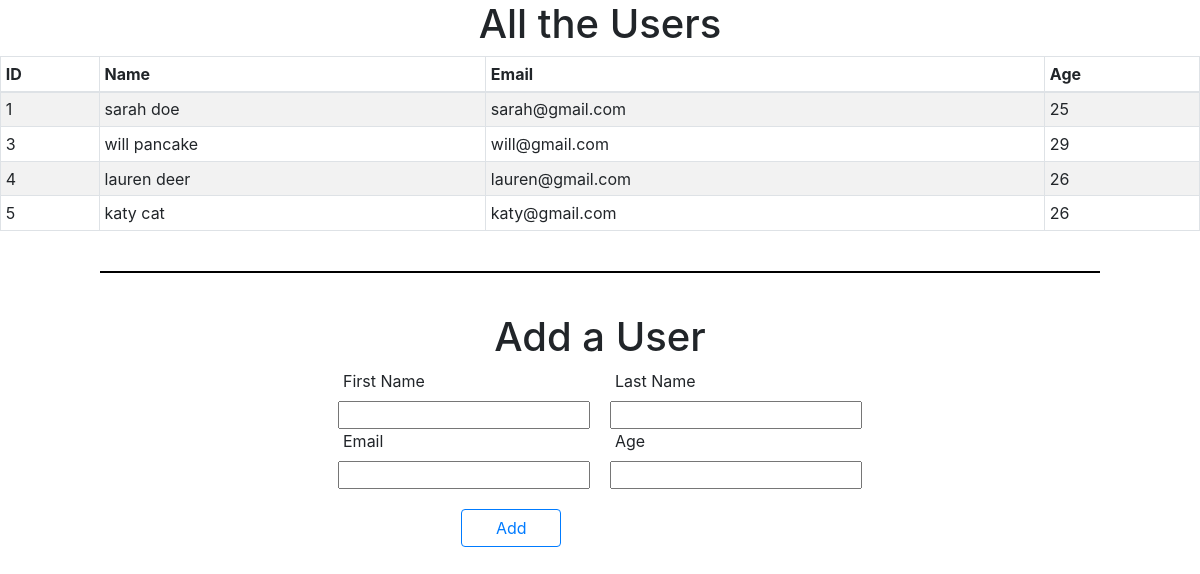
The page / on the database its author committed.
### users_app/models.py (models this page shows, shortened)
class User (models.Model):
    first_name = models.CharField(max_length=30)
    last_name = models.CharField(max_length=40)
    email = models.EmailField(max_length=100)
    age  = models.IntegerField()
    created_at = models.DateTimeField(auto_now_add=True)
    updated_at = models.DateTimeField(auto_now=True)

### users_app/views.py (the view)
# urls.py: path('', views.index),
def index(request):
    context = {
        "users": User.objects.all()
    }
    return render(request, "index.html", context)

### users_app/templates/index.html (shortened to what this page needs)
<!DOCTYPE html>
<html lang="en">
<head>
    {% load static %}
    <link rel="stylesheet" href="https://stackpath.bootstrapcdn.com/bootstrap/4.3.1/css/bootstrap.min.css">
    <link rel="stylesheet" href="{% static 'style.css' %}">
</head>
<body>
<h1>All the Users</h1>
<table class="table table-striped table-sm table-bordered">
    <thead>
        <tr>
            <th>ID</th>
            <th>Name</th>
            <th>Email</th>
            <th>Age</th>
        </tr>
    </thead>
    <tbody>
    {% for user in users %}
        <tr>
            <td>{{user.id}}</td>
            <td>{{user.first_name}} {{user.last_name}}</td>
            <td>{{user.email}}</td>
            <td>{{user.age}}</td>
        </tr>
    {% endfor %}
    </tbody>
</table>
<div id="line"></div>
<h1>Add a User</h1>
<form action="/create" method="POST" class="row justify-content-md-center">
    <div class="col-auto">
        <label for="first_name">First Name</label>
        <input type="text" id="first_name" name="first_name" class="form-row">
    </div>
    <div class="col-auto">
        <label for="last_name" >Last Name</label>
        <input type="text" id="last_name" name="last_name" class="form-row">
    </div>
    <div class="col-auto">
        <label for="email">Email</label>
        <input type="email" id="email" name="email" class="form-row">
    </div>
    <div class="col-auto">
        <label for="age">Age</label>
        <input type="text" id="age" name="age" class="form-row">
    </div>
    <div class="col-md-6 offset-md-3">
        <button class="btn btn-outline-primary">Add</button>
    </div>
</form>
</body>
</html>

### users_app/static/style.css (style rules this page uses)
* { margin:0; padding:0; }
h1 { text-align: center; }
#line { border-top: 2px solid black; margin-left: 100px; margin-right: 100px; margin-top: 40px; margin-bottom: 40px; }
button { margin-top: 20px; width: 100px; }
form { align-items: center; }

### rows shown on the page
User: id "1", first_name "sarah", last_name "doe", email "sarah@gmail.com", age "25"
User: id "3", first_name "will", last_name "pancake", email "will@gmail.com", age "29"
User: id "4", first_name "lauren", last_name "deer", email "lauren@gmail.com", age "26"
User: id "5", first_name "katy", last_name "cat", email "katy@gmail.com", age "26"
